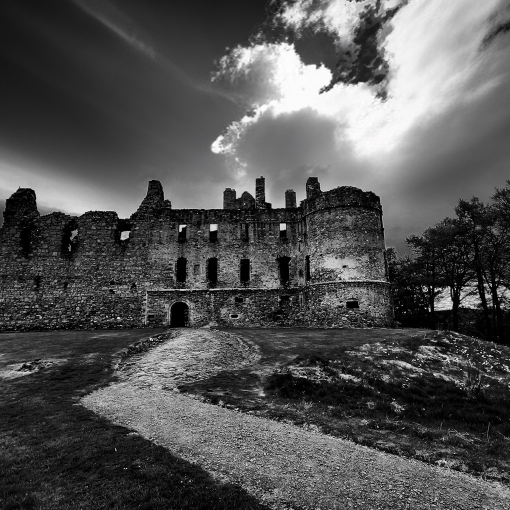
#> input picture img/panel1.png, 1020 x 1020 px (shown at 1/2 size)
$ python -i server.py   (imports and definitions only)   (older library calls are emulated)
#> lines starting #> are read from the running program, lines starting #| are printed output that depends on the picture
#> further down, picture is the input picture: shape (1020, 1020, 3); mean B, G, R 82.6, 82.6, 82.6
"""Advanced style-transfer with proper Canvas algorithm implementation.

Endpoint: POST /api/style-transfer-advanced
Accepts multipart `file` plus form fields for artStyle, style, brush, stroke, etc.
Returns PNG image.

Implements 18+ rendering styles ported from Canvas versions.
"""
from flask import Flask, request, send_file, jsonify, make_response
import numpy as np
import cv2
import io
from PIL import Image
import os
import random
from functools import wraps

# [1 line not run here, left out]

# Custom CORS decorator
# [389 lines left out: functions add_cors_headers, health, read_image_from_stream, render_stippling, render_charcoal, render_dry_brush and 17 more, not called in this run]


def stylize_opencv(img_bgr, artStyle='pencil', style='line', brush='line',
                   stroke=1, skipHatching=False, seed=0, intensity=6,
                   smoothing=0, colorize=False, invert=False,
                   contrast=0, saturation=0, hueShift=0):
    """Main stylization pipeline: edge detection + style rendering + medium effect"""
#> called with artStyle = 'pencil', style = 'line', brush = 'line', stroke = 1, skipHatching = False, seed = 0, intensity = 6, smoothing = 0
    np.random.seed(seed)
    random.seed(seed)

    # Resize to reasonable max dimension
    h0, w0 = img_bgr.shape[:2]
#> h0 = 1020; w0 = 1020
    max_dim = 1200
    scale = 1.0
    if max(h0, w0) > max_dim:
        scale = max_dim / float(max(h0, w0))
        img_bgr = cv2.resize(img_bgr, (int(w0*scale), int(h0*scale)),
                           interpolation=cv2.INTER_AREA)

    img_color = cv2.bilateralFilter(img_bgr, d=9, sigmaColor=75, sigmaSpace=75)
    gray = cv2.cvtColor(img_color, cv2.COLOR_BGR2GRAY)

    # Sobel edge detection
    sobelx = cv2.Sobel(gray, cv2.CV_32F, 1, 0, ksize=3)
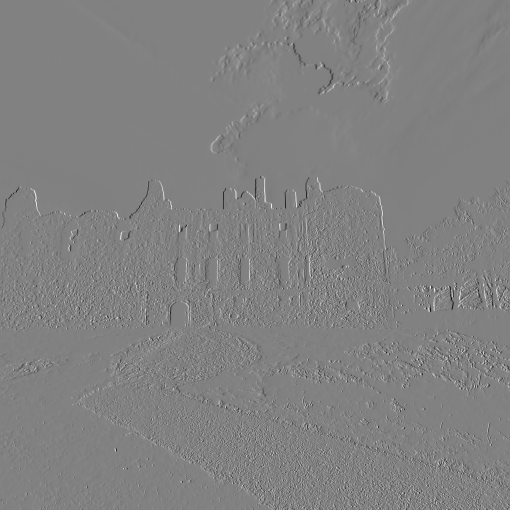
#> sobelx: shape (1020, 1020) float32 (shown at 1/2 size); min -862, max 836, mean 0; drawn with min black and max white
    sobely = cv2.Sobel(gray, cv2.CV_32F, 0, 1, ksize=3)
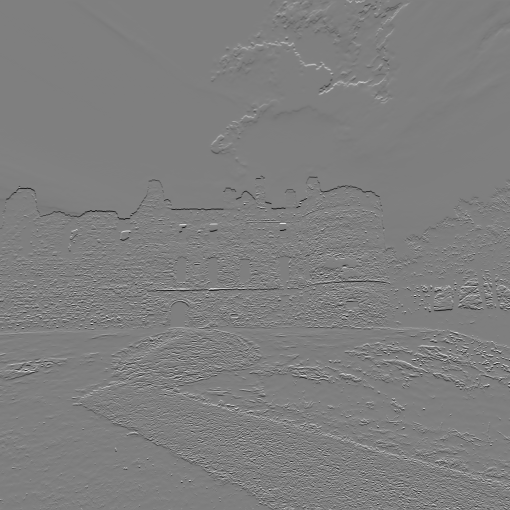
#> sobely: shape (1020, 1020) float32 (shown at 1/2 size); min -919, max 923, mean -0.3; drawn with min black and max white
    edges = np.sqrt(sobelx**2 + sobely**2)
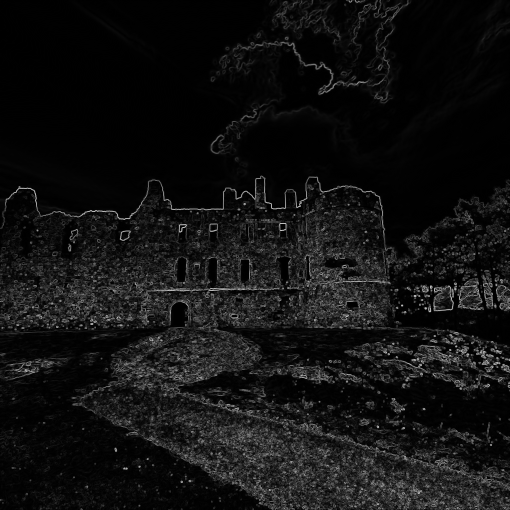
#> edges: shape (1020, 1020) float32 (shown at 1/2 size); min 0, max 1009.8, mean 71.1; drawn with min black and max white
    edges = np.clip(edges * (intensity / 6.0), 0, 255).astype(np.uint8)
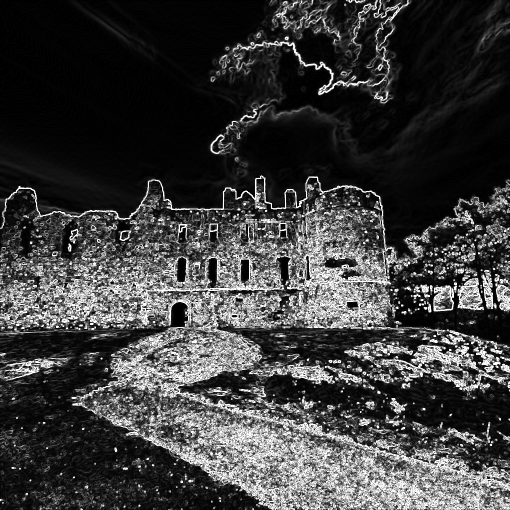
#> edges: shape (1020, 1020) (shown at 1/2 size); min 0, max 255, mean 61.1

    # Route to style-specific renderer
    if style == 'stippling':
        result = render_stippling(gray, edges, intensity, stroke)
    elif style == 'charcoal':
        result = render_charcoal(gray, edges, intensity, stroke)
    elif style == 'drybrush':
        result = render_dry_brush(gray, edges, intensity, stroke)
    elif style == 'inkwash':
        result = render_ink_wash(gray, edges, intensity, stroke)
    elif style == 'comic':
        result = render_comic(gray, edges, intensity, stroke)
    elif style == 'fashion':
        result = render_fashion(gray, edges, intensity, stroke)
    elif style == 'urban':
        result = render_urban(gray, edges, intensity, stroke)
    elif style == 'architectural':
        result = render_architectural(gray, edges, intensity, stroke)
    elif style == 'academic':
        result = render_academic(gray, edges, intensity, stroke)
    elif style == 'etching':
        result = render_etching(gray, edges, intensity, stroke)
    elif style == 'minimalist':
        result = render_minimalist(gray, edges, intensity, stroke)
    elif style == 'glitch':
        result = render_glitch(gray, edges, intensity, stroke)
    elif style == 'mixedmedia':
        result = render_mixed_media(gray, edges, intensity, stroke)
    elif style == 'contour':
        result = render_contour(gray, edges, intensity, stroke)
    elif style == 'blindcontour':
        result = render_blind_contour(gray, edges, intensity, stroke)
    elif style == 'gesture':
        result = render_gesture(gray, edges, intensity, stroke)
    elif style == 'cartoon':
        result = render_cartoon(gray, edges, intensity, stroke)
    elif style == 'hatching':
        result = render_hatching(gray, edges, intensity, stroke)
    elif style == 'crosshatching':
        result = render_crosshatching(gray, edges, intensity, stroke)
    elif style == 'tonalpencil':
        result = render_tonal_shading(gray, edges, intensity, stroke)
    else:
        result = 255 - np.minimum(255, edges).astype(np.uint8)
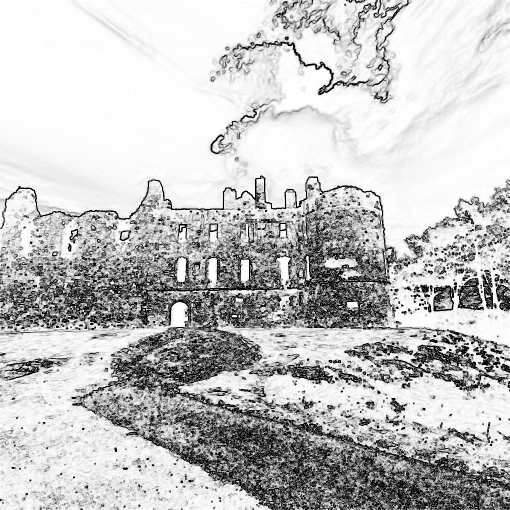
#> result: shape (1020, 1020) (shown at 1/2 size); min 0, max 255, mean 193.9

    # Apply medium effect
    medium_props = {
        'pencil': {'dilations': 0, 'tone_delta': 15},
        'ink': {'dilations': 1, 'tone_delta': -10},
        'marker': {'dilations': 1, 'tone_delta': -20},
        'pen': {'dilations': 2, 'tone_delta': -30},
        'pastel': {'dilations': 3, 'tone_delta': -35}
    }

    props = medium_props.get(artStyle, medium_props['pencil'])

    if props['dilations'] > 0:
        kernel = cv2.getStructuringElement(cv2.MORPH_ELLIPSE, (3, 3))
        result = cv2.dilate(result, kernel, iterations=props['dilations'])

    if props['tone_delta'] != 0:
        result = np.clip(result.astype(np.int16) + props['tone_delta'], 0, 255).astype(np.uint8)

    # Apply smoothing
    if smoothing > 0:
        kernel_size = max(3, int(smoothing * 2) | 1)
        result = cv2.GaussianBlur(result, (kernel_size, kernel_size), 0)

    # Convert to BGR
    result_bgr = cv2.cvtColor(result, cv2.COLOR_GRAY2BGR)

    # Apply colorization
    if colorize and img_color is not None:
        try:
            result_bgr = cv2.addWeighted(result_bgr, 0.5, img_color, 0.5, 0)
        except:
            pass

    # Apply color adjustments
    if contrast != 0 or saturation != 0 or hueShift != 0:
        result_bgr = apply_color_adjustments(result_bgr, contrast, saturation, hueShift)

    # Apply inversion
    if invert:
        result_bgr = cv2.bitwise_not(result_bgr)

    return result_bgr


# [110 lines left out: functions apply_color_adjustments, api_style_transfer_advanced, not called in this run]


# [3 lines not run here, left out]

>>> import cv2
>>> picture = cv2.imread('../img/panel1.png')
>>> result = stylize_opencv(picture)

$ run again, on img/panel2.png
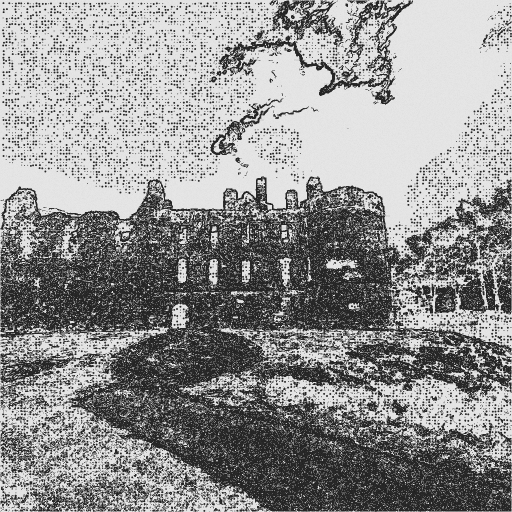
#> input picture img/panel2.png, 1024 x 1024 px (shown at 1/2 size)
#> picture is the input picture: shape (1024, 1024, 3); min 30, max 230, mean 145.6
#> in stylize_opencv, `edges = np.clip(edges * (intensity / 6.0), 0, 255).astype(np.uint8)`:
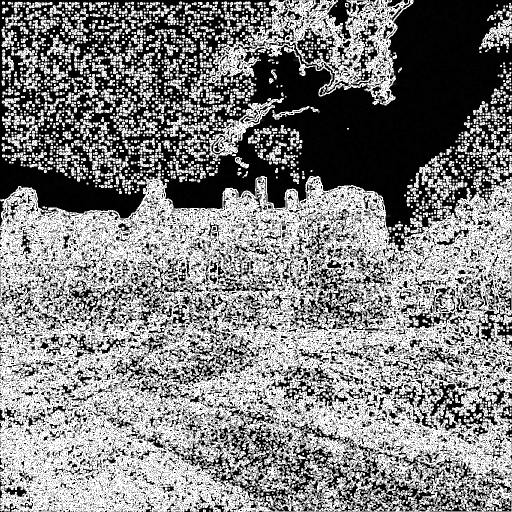
#> edges: shape (1024, 1024) (shown at 1/2 size); min 0, max 255, mean 130.9
#> in stylize_opencv, `result = 255 - np.minimum(255, edges).astype(np.uint8)`:
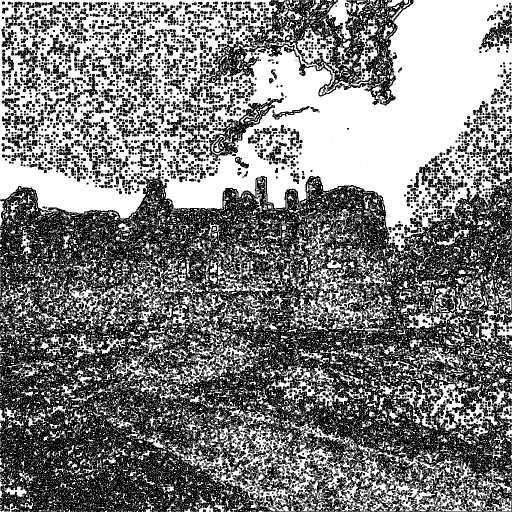
#> result: shape (1024, 1024) (shown at 1/2 size); min 0, max 255, mean 124.1
